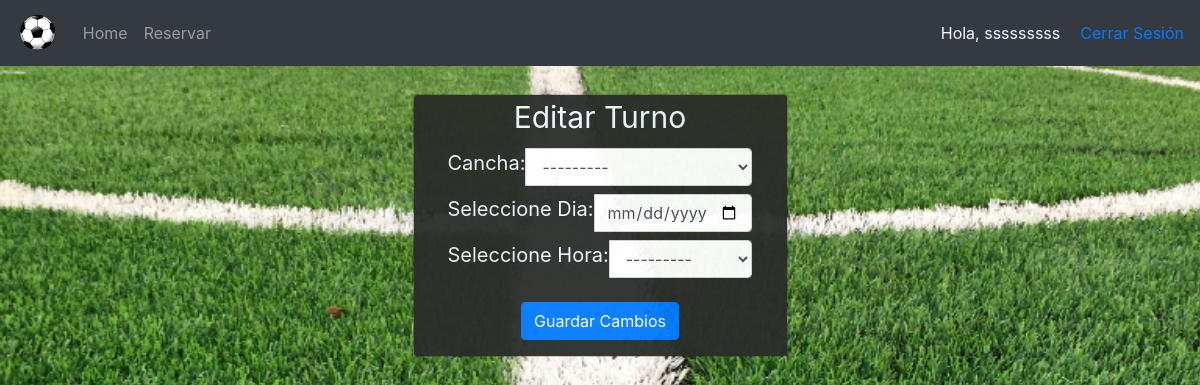
The app's page /Editar_turno/121/ (signed in), older data.
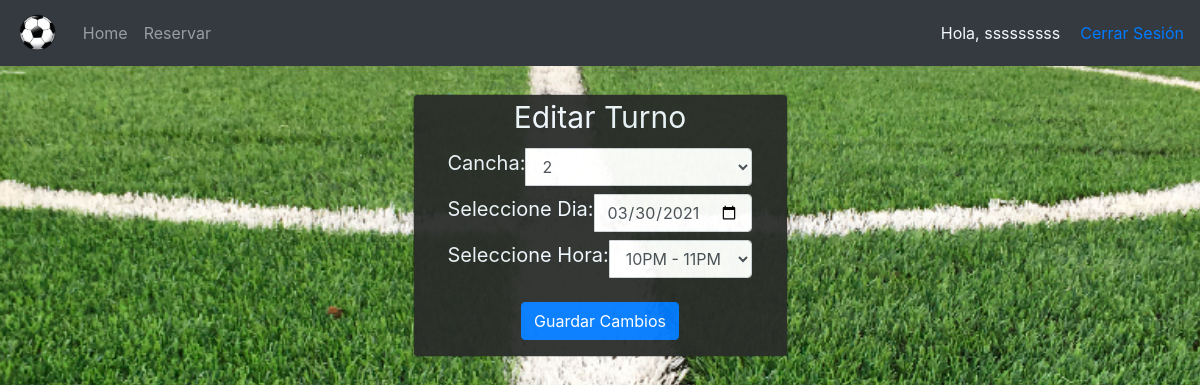
The same page, newer data.
### turnos/models.py (models this page shows, shortened)
class Turno(models.Model):
    dia = models.DateField()
    hora = models.CharField(blank=False, null=False, max_length=20, choices=HORARIOS)
    persona = models.ForeignKey(Usuario, on_delete=models.CASCADE)
    cancha = models.ForeignKey(Cancha, blank=False, null=False, on_delete=models.CASCADE)
    class Meta:
        ordering = ['dia']

### turnos/views.py (the view)
# urls.py: path('Editar_turno/<int:turno_id>/', FormularioTurnosView.edit_turno, name="editar_turno"),
    @login_required
    def edit_turno(request, turno_id):
        turno = Turno.objects.filter(id=turno_id).first()
        form = ReservaForm(instance=turno)
        return render(request, "accounts/registrados/editar_turno.html", {"form":form, "turno": turno})

### turnos/forms.py
class ReservaForm(ModelForm):
    class Meta:
        model = Turno
        fields = ('cancha', 'dia', 'hora')
        labels = {
            'cancha': 'Nro. Cancha',
            'dia': 'Fecha',
            'hora': 'Horario',
        }
        widgets = {
            'cancha': forms.Select(attrs={'class': 'form-control'}),
            'dia':DateInput(attrs={'class': 'form-control'}),
            'hora':forms.Select(attrs={'class': 'form-control'}),
            }

### turnos/models.py (called while the page is built)
    def __str__(self):
        return f'{self.num_cancha}'

### templates/accounts/registrados/editar_turno.html (shortened to what this page needs)
{% extends 'accounts/header.html' %}
{% load static %}
        {% block content %}
        <link rel="stylesheet" type="text/css" href="{% static '/css/fomulario.css' %}">
    </head>
    <body>
        <div class="modal-dialog text-center">
            <div class="col-sm-9 main-section">
                <div class="modal-content">
                    <label style="font-size: 30px; color: aliceblue;">Editar Turno</label>
                    <form method="POST" action="{% url 'actualizar_turno' turno.id %}" class="col-12">
                        <div class="input-group mb-2">
							<div class="input-group-append">
								<label style="font-size: 20px; color: aliceblue;">Cancha:</label>
							</div>
							{{form.cancha}}
						</div>
                        <div class="input-group mb-2">
							<div class="input-group-append">
								<label style="font-size: 20px; color: aliceblue;">Seleccione Dia:</label>
							</div>
							{{form.dia}}
						</div>
                        <div class="input-group mb-2">
							<div class="input-group-append">
								<label style="font-size: 20px;color: aliceblue;">Seleccione Hora:</label>
							</div>
							{{form.hora}}
						</div>
                        <div class="d-flex justify-content-center mt-3 login_container">
                            <input type="submit" value="Guardar Cambios" class="btn btn-primary">
                        </div>
                    </form>
                </div>
            </div>
        </div>
    </body>
    {% endblock %}

Row changes from the older to the newer data that the page shows:
added Turno: cancha "2", dia "03/30/2021", hora "10PM - 11PM"
Text that changed along with them:
form field cancha: "---------" → (not shown)
form field hora: "---------" → (not shown)
